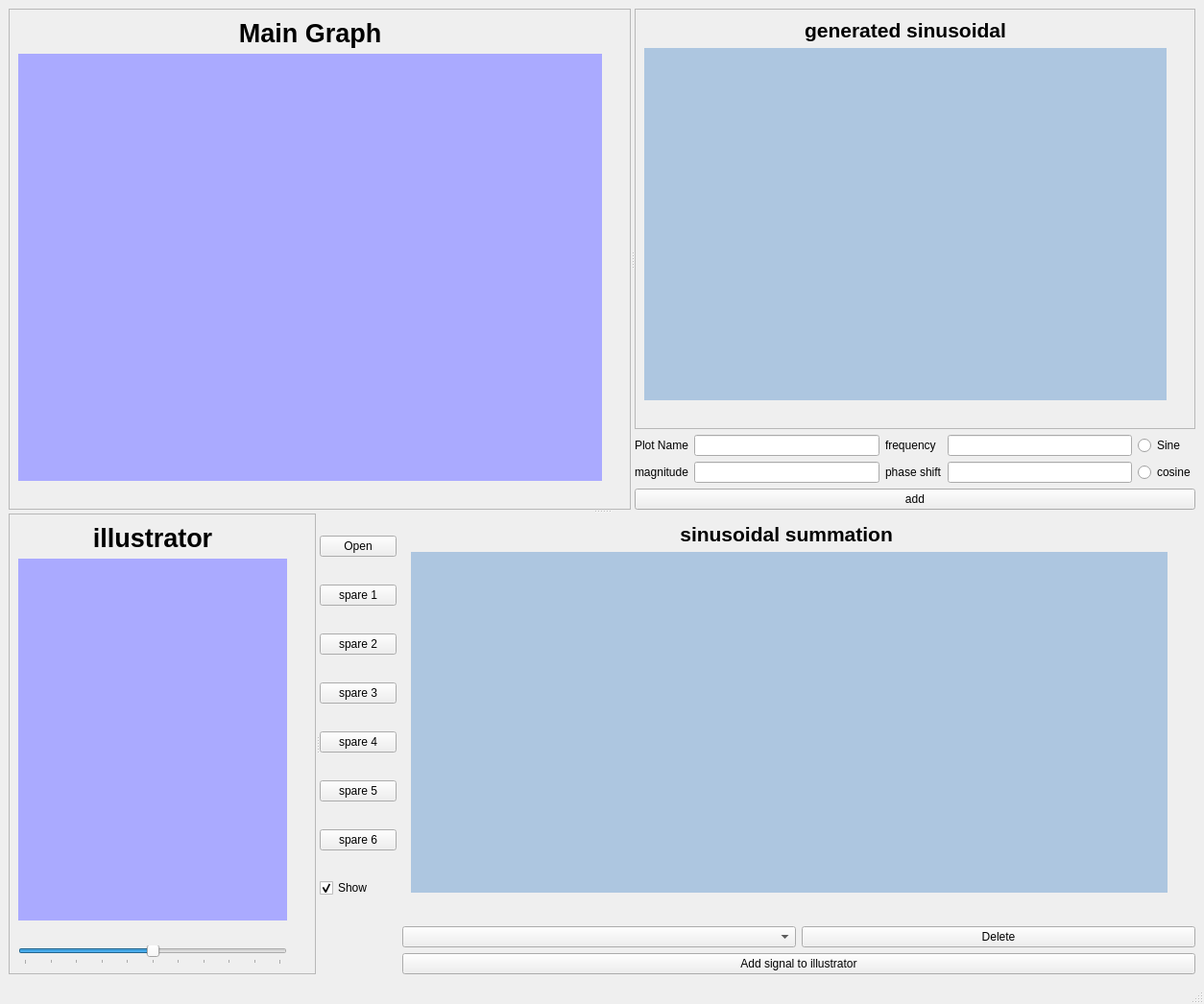
<?xml version="1.0" encoding="UTF-8"?>
<ui version="4.0">
 <class>MainWindow</class>
 <widget class="QMainWindow" name="MainWindow">
  <property name="geometry">
   <rect>
    <x>0</x>
    <y>0</y>
    <width>1254</width>
    <height>1046</height>
   </rect>
  </property>
  <property name="windowTitle">
   <string>MainWindow</string>
  </property>
  <widget class="QWidget" name="Main_centralwidget_for_layout">
   <layout class="QGridLayout" name="gridLayout_2">
    <item row="0" column="0">
     <widget class="QSplitter" name="splitter_vertically_from_middle_the_2_halfs_of_window">
      <property name="orientation">
       <enum>Qt::Vertical</enum>
      </property>
      <widget class="QSplitter" name="splitter_horzintally_between_mainGraph_and_generatedSinusoidal">
       <property name="orientation">
        <enum>Qt::Horizontal</enum>
       </property>
       <widget class="QFrame" name="frame_mainGraph">
        <property name="frameShape">
         <enum>QFrame::StyledPanel</enum>
        </property>
        <property name="frameShadow">
         <enum>QFrame::Raised</enum>
        </property>
        <layout class="QGridLayout" name="gridLayout_3">
         <item row="0" column="0">
          <widget class="QLabel" name="label_For_Main_graph">
           <property name="text">
            <string>&lt;html&gt;&lt;head/&gt;&lt;body&gt;&lt;p&gt;&lt;span style=&quot; font-size:20pt; font-weight:600;&quot;&gt;Main Graph&lt;/span&gt;&lt;/p&gt;&lt;/body&gt;&lt;/html&gt;</string>
           </property>
           <property name="alignment">
            <set>Qt::AlignCenter</set>
           </property>
          </widget>
         </item>
         <item row="1" column="0">
          <widget class="PlotWidget" name="signalWidget_mainGraph" native="true">
           <property name="styleSheet">
            <string notr="true">background-color: rgb(170, 170, 255);</string>
           </property>
          </widget>
         </item>
         <item row="1" column="1">
          <spacer name="verticalSpacer__for_MainGraph">
           <property name="orientation">
            <enum>Qt::Vertical</enum>
           </property>
           <property name="sizeHint" stdset="0">
            <size>
             <width>20</width>
             <height>313</height>
            </size>
           </property>
          </spacer>
         </item>
         <item row="2" column="0">
          <spacer name="horizontalSpacer_for_MainGraph">
           <property name="orientation">
            <enum>Qt::Horizontal</enum>
           </property>
           <property name="sizeHint" stdset="0">
            <size>
             <width>454</width>
             <height>20</height>
            </size>
           </property>
          </spacer>
         </item>
        </layout>
       </widget>
       <widget class="QWidget" name="layoutWidget">
        <layout class="QGridLayout" name="gridLayout_GeneratedSinusoidal">
         <item row="0" column="0">
          <widget class="QFrame" name="frame_for_generated_sinusoidal">
           <property name="frameShape">
            <enum>QFrame::StyledPanel</enum>
           </property>
           <property name="frameShadow">
            <enum>QFrame::Raised</enum>
           </property>
           <layout class="QGridLayout" name="gridLayout_4">
            <item row="0" column="0">
             <widget class="QLabel" name="label_For_generatedSinusoidal">
              <property name="text">
               <string>&lt;html&gt;&lt;head/&gt;&lt;body&gt;&lt;p&gt;&lt;span style=&quot; font-size:16pt; font-weight:600;&quot;&gt;generated sinusoidal&lt;/span&gt;&lt;/p&gt;&lt;/body&gt;&lt;/html&gt;</string>
              </property>
              <property name="alignment">
               <set>Qt::AlignCenter</set>
              </property>
             </widget>
            </item>
            <item row="1" column="0">
             <widget class="PlotWidget" name="Widget_Plotter" native="true">
              <property name="palette">
               <palette>
                <active>
                 <colorrole role="WindowText">
                  <brush brushstyle="SolidPattern">
                   <color alpha="255">
                    <red>0</red>
                    <green>0</green>
                    <blue>0</blue>
                   </color>
                  </brush>
                 </colorrole>
                 <colorrole role="Button">
                  <brush brushstyle="SolidPattern">
                   <color alpha="255">
                    <red>173</red>
                    <green>198</green>
                    <blue>224</blue>
                   </color>
                  </brush>
                 </colorrole>
                 <colorrole role="Light">
                  <brush brushstyle="SolidPattern">
                   <color alpha="255">
                    <red>255</red>
                    <green>255</green>
                    <blue>255</blue>
                   </color>
                  </brush>
                 </colorrole>
                 <colorrole role="Midlight">
                  <brush brushstyle="SolidPattern">
                   <color alpha="255">
                    <red>255</red>
                    <green>255</green>
                    <blue>255</blue>
                   </color>
                  </brush>
                 </colorrole>
                 <colorrole role="Dark">
                  <brush brushstyle="SolidPattern">
                   <color alpha="255">
                    <red>127</red>
                    <green>127</green>
                    <blue>127</blue>
                   </color>
                  </brush>
                 </colorrole>
                 <colorrole role="Mid">
                  <brush brushstyle="SolidPattern">
                   <color alpha="255">
                    <red>170</red>
                    <green>170</green>
                    <blue>170</blue>
                   </color>
                  </brush>
                 </colorrole>
                 <colorrole role="Text">
                  <brush brushstyle="SolidPattern">
                   <color alpha="255">
                    <red>0</red>
                    <green>0</green>
                    <blue>0</blue>
                   </color>
                  </brush>
                 </colorrole>
                 <colorrole role="BrightText">
                  <brush brushstyle="SolidPattern">
                   <color alpha="255">
                    <red>255</red>
                    <green>255</green>
                    <blue>255</blue>
                   </color>
                  </brush>
                 </colorrole>
                 <colorrole role="ButtonText">
                  <brush brushstyle="SolidPattern">
                   <color alpha="255">
                    <red>0</red>
                    <green>0</green>
                    <blue>0</blue>
                   </color>
                  </brush>
                 </colorrole>
                 <colorrole role="Base">
                  <brush brushstyle="SolidPattern">
                   <color alpha="255">
                    <red>173</red>
                    <green>198</green>
                    <blue>224</blue>
                   </color>
                  </brush>
                 </colorrole>
                 <colorrole role="Window">
                  <brush brushstyle="SolidPattern">
                   <color alpha="255">
                    <red>173</red>
                    <green>198</green>
                    <blue>224</blue>
                   </color>
                  </brush>
                 </colorrole>
                 <colorrole role="Shadow">
                  <brush brushstyle="SolidPattern">
                   <color alpha="255">
                    <red>0</red>
                    <green>0</green>
                    <blue>0</blue>
                   </color>
                  </brush>
                 </colorrole>
                 <colorrole role="AlternateBase">
                  <brush brushstyle="SolidPattern">
                   <color alpha="255">
                    <red>255</red>
                    <green>255</green>
                    <blue>255</blue>
                   </color>
                  </brush>
                 </colorrole>
                 <colorrole role="ToolTipBase">
                  <brush brushstyle="SolidPattern">
                   <color alpha="255">
                    <red>255</red>
                    <green>255</green>
                    <blue>220</blue>
                   </color>
                  </brush>
                 </colorrole>
                 <colorrole role="ToolTipText">
                  <brush brushstyle="SolidPattern">
                   <color alpha="255">
                    <red>0</red>
                    <green>0</green>
                    <blue>0</blue>
                   </color>
                  </brush>
                 </colorrole>
                </active>
                <inactive>
                 <colorrole role="WindowText">
                  <brush brushstyle="SolidPattern">
                   <color alpha="255">
                    <red>0</red>
                    <green>0</green>
                    <blue>0</blue>
                   </color>
                  </brush>
                 </colorrole>
                 <colorrole role="Button">
                  <brush brushstyle="SolidPattern">
                   <color alpha="255">
                    <red>173</red>
                    <green>198</green>
                    <blue>224</blue>
                   </color>
                  </brush>
                 </colorrole>
                 <colorrole role="Light">
                  <brush brushstyle="SolidPattern">
                   <color alpha="255">
                    <red>255</red>
                    <green>255</green>
                    <blue>255</blue>
                   </color>
                  </brush>
                 </colorrole>
                 <colorrole role="Midlight">
                  <brush brushstyle="SolidPattern">
                   <color alpha="255">
                    <red>255</red>
                    <green>255</green>
                    <blue>255</blue>
                   </color>
                  </brush>
                 </colorrole>
                 <colorrole role="Dark">
                  <brush brushstyle="SolidPattern">
                   <color alpha="255">
                    <red>127</red>
                    <green>127</green>
                    <blue>127</blue>
                   </color>
                  </brush>
                 </colorrole>
                 <colorrole role="Mid">
                  <brush brushstyle="SolidPattern">
                   <color alpha="255">
                    <red>170</red>
                    <green>170</green>
                    <blue>170</blue>
                   </color>
                  </brush>
                 </colorrole>
                 <colorrole role="Text">
                  <brush brushstyle="SolidPattern">
                   <color alpha="255">
                    <red>0</red>
                    <green>0</green>
                    <blue>0</blue>
                   </color>
                  </brush>
                 </colorrole>
                 <colorrole role="BrightText">
                  <brush brushstyle="SolidPattern">
                   <color alpha="255">
                    <red>255</red>
                    <green>255</green>
                    <blue>255</blue>
                   </color>
                  </brush>
                 </colorrole>
                 <colorrole role="ButtonText">
                  <brush brushstyle="SolidPattern">
                   <color alpha="255">
                    <red>0</red>
                    <green>0</green>
                    <blue>0</blue>
                   </color>
                  </brush>
                 </colorrole>
                 <colorrole role="Base">
                  <brush brushstyle="SolidPattern">
                   <color alpha="255">
                    <red>173</red>
                    <green>198</green>
                    <blue>224</blue>
                   </color>
                  </brush>
                 </colorrole>
                 <colorrole role="Window">
                  <brush brushstyle="SolidPattern">
                   <color alpha="255">
                    <red>173</red>
                    <green>198</green>
                    <blue>224</blue>
                   </color>
                  </brush>
                 </colorrole>
                 <colorrole role="Shadow">
                  <brush brushstyle="SolidPattern">
                   <color alpha="255">
                    <red>0</red>
                    <green>0</green>
                    <blue>0</blue>
                   </color>
                  </brush>
                 </colorrole>
                 <colorrole role="AlternateBase">
                  <brush brushstyle="SolidPattern">
                   <color alpha="255">
                    <red>255</red>
                    <green>255</green>
                    <blue>255</blue>
                   </color>
                  </brush>
                 </colorrole>
                 <colorrole role="ToolTipBase">
                  <brush brushstyle="SolidPattern">
                   <color alpha="255">
                    <red>255</red>
                    <green>255</green>
                    <blue>220</blue>
                   </color>
                  </brush>
                 </colorrole>
                 <colorrole role="ToolTipText">
                  <brush brushstyle="SolidPattern">
                   <color alpha="255">
                    <red>0</red>
                    <green>0</green>
                    <blue>0</blue>
                   </color>
                  </brush>
                 </colorrole>
                </inactive>
                <disabled>
                 <colorrole role="WindowText">
                  <brush brushstyle="SolidPattern">
                   <color alpha="255">
                    <red>127</red>
                    <green>127</green>
                    <blue>127</blue>
                   </color>
                  </brush>
                 </colorrole>
                 <colorrole role="Button">
                  <brush brushstyle="SolidPattern">
                   <color alpha="255">
                    <red>173</red>
                    <green>198</green>
                    <blue>224</blue>
                   </color>
                  </brush>
                 </colorrole>
                 <colorrole role="Light">
                  <brush brushstyle="SolidPattern">
                   <color alpha="255">
                    <red>255</red>
                    <green>255</green>
                    <blue>255</blue>
                   </color>
                  </brush>
                 </colorrole>
                 <colorrole role="Midlight">
                  <brush brushstyle="SolidPattern">
                   <color alpha="255">
                    <red>255</red>
                    <green>255</green>
                    <blue>255</blue>
                   </color>
                  </brush>
                 </colorrole>
                 <colorrole role="Dark">
                  <brush brushstyle="SolidPattern">
                   <color alpha="255">
                    <red>127</red>
                    <green>127</green>
                    <blue>127</blue>
                   </color>
                  </brush>
                 </colorrole>
                 <colorrole role="Mid">
                  <brush brushstyle="SolidPattern">
                   <color alpha="255">
                    <red>170</red>
                    <green>170</green>
                    <blue>170</blue>
                   </color>
                  </brush>
                 </colorrole>
                 <colorrole role="Text">
                  <brush brushstyle="SolidPattern">
                   <color alpha="255">
                    <red>127</red>
                    <green>127</green>
                    <blue>127</blue>
                   </color>
                  </brush>
                 </colorrole>
                 <colorrole role="BrightText">
                  <brush brushstyle="SolidPattern">
                   <color alpha="255">
                    <red>255</red>
                    <green>255</green>
                    <blue>255</blue>
                   </color>
                  </brush>
                 </colorrole>
                 <colorrole role="ButtonText">
                  <brush brushstyle="SolidPattern">
                   <color alpha="255">
                    <red>127</red>
                    <green>127</green>
                    <blue>127</blue>
                   </color>
                  </brush>
                 </colorrole>
                 <colorrole role="Base">
                  <brush brushstyle="SolidPattern">
                   <color alpha="255">
                    <red>173</red>
                    <green>198</green>
                    <blue>224</blue>
                   </color>
                  </brush>
                 </colorrole>
                 <colorrole role="Window">
                  <brush brushstyle="SolidPattern">
                   <color alpha="255">
                    <red>173</red>
                    <green>198</green>
                    <blue>224</blue>
                   </color>
                  </brush>
                 </colorrole>
                 <colorrole role="Shadow">
                  <brush brushstyle="SolidPattern">
                   <color alpha="255">
                    <red>0</red>
                    <green>0</green>
                    <blue>0</blue>
                   </color>
                  </brush>
                 </colorrole>
                 <colorrole role="AlternateBase">
                  <brush brushstyle="SolidPattern">
                   <color alpha="255">
                    <red>255</red>
                    <green>255</green>
                    <blue>255</blue>
                   </color>
                  </brush>
                 </colorrole>
                 <colorrole role="ToolTipBase">
                  <brush brushstyle="SolidPattern">
                   <color alpha="255">
                    <red>255</red>
                    <green>255</green>
                    <blue>220</blue>
                   </color>
                  </brush>
                 </colorrole>
                 <colorrole role="ToolTipText">
                  <brush brushstyle="SolidPattern">
                   <color alpha="255">
                    <red>0</red>
                    <green>0</green>
                    <blue>0</blue>
                   </color>
                  </brush>
                 </colorrole>
                </disabled>
               </palette>
              </property>
              <property name="styleSheet">
               <string notr="true">background-color: rgb(173, 198, 224);</string>
              </property>
             </widget>
            </item>
            <item row="2" column="0">
             <spacer name="horizontalSpacer__for_generated_sinusoidal">
              <property name="orientation">
               <enum>Qt::Horizontal</enum>
              </property>
              <property name="sizeHint" stdset="0">
               <size>
                <width>405</width>
                <height>20</height>
               </size>
              </property>
             </spacer>
            </item>
            <item row="1" column="1">
             <spacer name="verticalSpacer_for_generated_sinusoidal">
              <property name="orientation">
               <enum>Qt::Vertical</enum>
              </property>
              <property name="sizeHint" stdset="0">
               <size>
                <width>20</width>
                <height>198</height>
               </size>
              </property>
             </spacer>
            </item>
           </layout>
          </widget>
         </item>
         <item row="1" column="0">
          <layout class="QGridLayout" name="gridLayout_For_generating_sinusoidal">
           <item row="0" column="0">
            <widget class="QLabel" name="label_plotName">
             <property name="text">
              <string>Plot Name</string>
             </property>
            </widget>
           </item>
           <item row="0" column="1">
            <widget class="QLineEdit" name="lineEdit_plotName"/>
           </item>
           <item row="0" column="2">
            <widget class="QLabel" name="label_frequency">
             <property name="text">
              <string>frequency</string>
             </property>
            </widget>
           </item>
           <item row="0" column="3">
            <widget class="QLineEdit" name="LineEdit_ferquency"/>
           </item>
           <item row="0" column="4">
            <widget class="QRadioButton" name="radioButton_sine">
             <property name="text">
              <string>Sine</string>
             </property>
            </widget>
           </item>
           <item row="1" column="0">
            <widget class="QLabel" name="label_magnitude">
             <property name="text">
              <string>magnitude</string>
             </property>
            </widget>
           </item>
           <item row="1" column="1">
            <widget class="QLineEdit" name="lineEdit_magnitude"/>
           </item>
           <item row="1" column="2">
            <widget class="QLabel" name="label_phaseShift">
             <property name="text">
              <string>phase shift</string>
             </property>
            </widget>
           </item>
           <item row="1" column="3">
            <widget class="QLineEdit" name="lineEdit_phaseShift"/>
           </item>
           <item row="1" column="4">
            <widget class="QRadioButton" name="radioButton_cosine">
             <property name="text">
              <string>cosine</string>
             </property>
            </widget>
           </item>
           <item row="2" column="0" colspan="5">
            <widget class="QPushButton" name="add">
             <property name="text">
              <string>add</string>
             </property>
            </widget>
           </item>
          </layout>
         </item>
        </layout>
       </widget>
      </widget>
      <widget class="QSplitter" name="splitter_hozintally_between_illustrator_and_summation">
       <property name="orientation">
        <enum>Qt::Horizontal</enum>
       </property>
       <widget class="QFrame" name="frame_for_ilustrator">
        <property name="frameShape">
         <enum>QFrame::StyledPanel</enum>
        </property>
        <property name="frameShadow">
         <enum>QFrame::Raised</enum>
        </property>
        <layout class="QGridLayout" name="gridLayout">
         <item row="2" column="0">
          <spacer name="horizontalSpacer_for_ilustrator">
           <property name="orientation">
            <enum>Qt::Horizontal</enum>
           </property>
           <property name="sizeHint" stdset="0">
            <size>
             <width>40</width>
             <height>20</height>
            </size>
           </property>
          </spacer>
         </item>
         <item row="0" column="0">
          <widget class="QLabel" name="label_for_spectroGram">
           <property name="text">
            <string>&lt;html&gt;&lt;head/&gt;&lt;body&gt;&lt;p&gt;&lt;span style=&quot; font-size:20pt; font-weight:600;&quot;&gt; illustrator&lt;/span&gt;&lt;/p&gt;&lt;/body&gt;&lt;/html&gt;</string>
           </property>
           <property name="alignment">
            <set>Qt::AlignCenter</set>
           </property>
          </widget>
         </item>
         <item row="1" column="1">
          <spacer name="verticalSpacer_for_ilustrator">
           <property name="orientation">
            <enum>Qt::Vertical</enum>
           </property>
           <property name="sizeHint" stdset="0">
            <size>
             <width>20</width>
             <height>228</height>
            </size>
           </property>
          </spacer>
         </item>
         <item row="1" column="0">
          <widget class="PlotWidget" name="signalWidget2_ilustrator" native="true">
           <property name="styleSheet">
            <string notr="true">background-color: rgb(170, 170, 255);</string>
           </property>
          </widget>
         </item>
         <item row="3" column="0">
          <widget class="QSlider" name="horizontalSlider_for_ilustrator">
           <property name="maximum">
            <number>10</number>
           </property>
           <property name="pageStep">
            <number>1</number>
           </property>
           <property name="sliderPosition">
            <number>5</number>
           </property>
           <property name="orientation">
            <enum>Qt::Horizontal</enum>
           </property>
           <property name="tickPosition">
            <enum>QSlider::TicksBelow</enum>
           </property>
           <property name="tickInterval">
            <number>1</number>
           </property>
          </widget>
         </item>
        </layout>
       </widget>
       <widget class="QWidget" name="layoutWidget">
        <layout class="QGridLayout" name="gridLayout_for_sinusoidalSummation">
         <item row="0" column="0">
          <layout class="QVBoxLayout" name="verticalLayout_mainGraphButtons">
           <item>
            <widget class="QPushButton" name="Button_open">
             <property name="text">
              <string>Open</string>
             </property>
            </widget>
           </item>
           <item>
            <widget class="QPushButton" name="Spare_button">
             <property name="text">
              <string>spare 1</string>
             </property>
            </widget>
           </item>
           <item>
            <widget class="QPushButton" name="Spare_button_2">
             <property name="text">
              <string>spare 2</string>
             </property>
            </widget>
           </item>
           <item>
            <widget class="QPushButton" name="Spare_button_3">
             <property name="text">
              <string>spare 3</string>
             </property>
            </widget>
           </item>
           <item>
            <widget class="QPushButton" name="Spare_button_4">
             <property name="text">
              <string>spare 4</string>
             </property>
            </widget>
           </item>
           <item>
            <widget class="QPushButton" name="Spare_button_5">
             <property name="text">
              <string>spare 5</string>
             </property>
            </widget>
           </item>
           <item>
            <widget class="QPushButton" name="Spare_button_6">
             <property name="text">
              <string>spare 6</string>
             </property>
            </widget>
           </item>
           <item>
            <widget class="QCheckBox" name="checkBox_showhide">
             <property name="text">
              <string>Show</string>
             </property>
             <property name="checked">
              <bool>true</bool>
             </property>
             <property name="tristate">
              <bool>false</bool>
             </property>
            </widget>
           </item>
          </layout>
         </item>
         <item row="0" column="1">
          <widget class="QWidget" name="widget_singleuse_as_backGround_for_summation" native="true">
           <layout class="QGridLayout" name="gridLayout_5">
            <item row="0" column="0">
             <widget class="QLabel" name="label_For_summation">
              <property name="text">
               <string>&lt;html&gt;&lt;head/&gt;&lt;body&gt;&lt;p&gt;&lt;span style=&quot; font-size:16pt; font-weight:600;&quot;&gt;sinusoidal summation &lt;/span&gt;&lt;/p&gt;&lt;/body&gt;&lt;/html&gt;</string>
              </property>
              <property name="alignment">
               <set>Qt::AlignCenter</set>
              </property>
             </widget>
            </item>
            <item row="1" column="0">
             <widget class="PlotWidget" name="Widget_Adder" native="true">
              <property name="palette">
               <palette>
                <active>
                 <colorrole role="WindowText">
                  <brush brushstyle="SolidPattern">
                   <color alpha="255">
                    <red>0</red>
                    <green>0</green>
                    <blue>0</blue>
                   </color>
                  </brush>
                 </colorrole>
                 <colorrole role="Button">
                  <brush brushstyle="SolidPattern">
                   <color alpha="255">
                    <red>173</red>
                    <green>198</green>
                    <blue>224</blue>
                   </color>
                  </brush>
                 </colorrole>
                 <colorrole role="Light">
                  <brush brushstyle="SolidPattern">
                   <color alpha="255">
                    <red>255</red>
                    <green>255</green>
                    <blue>255</blue>
                   </color>
                  </brush>
                 </colorrole>
                 <colorrole role="Midlight">
                  <brush brushstyle="SolidPattern">
                   <color alpha="255">
                    <red>255</red>
                    <green>255</green>
                    <blue>255</blue>
                   </color>
                  </brush>
                 </colorrole>
                 <colorrole role="Dark">
                  <brush brushstyle="SolidPattern">
                   <color alpha="255">
                    <red>127</red>
                    <green>127</green>
                    <blue>127</blue>
                   </color>
                  </brush>
                 </colorrole>
                 <colorrole role="Mid">
                  <brush brushstyle="SolidPattern">
                   <color alpha="255">
                    <red>170</red>
                    <green>170</green>
                    <blue>170</blue>
                   </color>
                  </brush>
                 </colorrole>
                 <colorrole role="Text">
                  <brush brushstyle="SolidPattern">
                   <color alpha="255">
                    <red>0</red>
                    <green>0</green>
                    <blue>0</blue>
                   </color>
                  </brush>
                 </colorrole>
                 <colorrole role="BrightText">
                  <brush brushstyle="SolidPattern">
                   <color alpha="255">
                    <red>255</red>
                    <green>255</green>
                    <blue>255</blue>
                   </color>
                  </brush>
                 </colorrole>
                 <colorrole role="ButtonText">
                  <brush brushstyle="SolidPattern">
                   <color alpha="255">
                    <red>0</red>
                    <green>0</green>
                    <blue>0</blue>
                   </color>
                  </brush>
                 </colorrole>
                 <colorrole role="Base">
                  <brush brushstyle="SolidPattern">
                   <color alpha="255">
                    <red>173</red>
                    <green>198</green>
                    <blue>224</blue>
                   </color>
                  </brush>
                 </colorrole>
                 <colorrole role="Window">
                  <brush brushstyle="SolidPattern">
                   <color alpha="255">
                    <red>173</red>
                    <green>198</green>
                    <blue>224</blue>
                   </color>
                  </brush>
                 </colorrole>
                 <colorrole role="Shadow">
                  <brush brushstyle="SolidPattern">
                   <color alpha="255">
                    <red>0</red>
                    <green>0</green>
                    <blue>0</blue>
                   </color>
                  </brush>
                 </colorrole>
                 <colorrole role="AlternateBase">
                  <brush brushstyle="SolidPattern">
                   <color alpha="255">
                    <red>255</red>
                    <green>255</green>
                    <blue>255</blue>
                   </color>
                  </brush>
                 </colorrole>
                 <colorrole role="ToolTipBase">
                  <brush brushstyle="SolidPattern">
                   <color alpha="255">
                    <red>255</red>
                    <green>255</green>
                    <blue>220</blue>
                   </color>
                  </brush>
                 </colorrole>
                 <colorrole role="ToolTipText">
                  <brush brushstyle="SolidPattern">
                   <color alpha="255">
                    <red>0</red>
                    <green>0</green>
                    <blue>0</blue>
                   </color>
                  </brush>
                 </colorrole>
                </active>
                <inactive>
                 <colorrole role="WindowText">
                  <brush brushstyle="SolidPattern">
                   <color alpha="255">
                    <red>0</red>
                    <green>0</green>
                    <blue>0</blue>
                   </color>
                  </brush>
                 </colorrole>
                 <colorrole role="Button">
                  <brush brushstyle="SolidPattern">
                   <color alpha="255">
                    <red>173</red>
                    <green>198</green>
                    <blue>224</blue>
                   </color>
                  </brush>
                 </colorrole>
                 <colorrole role="Light">
                  <brush brushstyle="SolidPattern">
                   <color alpha="255">
                    <red>255</red>
                    <green>255</green>
                    <blue>255</blue>
                   </color>
                  </brush>
                 </colorrole>
                 <colorrole role="Midlight">
                  <brush brushstyle="SolidPattern">
                   <color alpha="255">
                    <red>255</red>
                    <green>255</green>
                    <blue>255</blue>
                   </color>
                  </brush>
                 </colorrole>
                 <colorrole role="Dark">
                  <brush brushstyle="SolidPattern">
                   <color alpha="255">
                    <red>127</red>
                    <green>127</green>
                    <blue>127</blue>
                   </color>
                  </brush>
                 </colorrole>
                 <colorrole role="Mid">
                  <brush brushstyle="SolidPattern">
                   <color alpha="255">
                    <red>170</red>
                    <green>170</green>
                    <blue>170</blue>
                   </color>
                  </brush>
                 </colorrole>
                 <colorrole role="Text">
                  <brush brushstyle="SolidPattern">
                   <color alpha="255">
                    <red>0</red>
                    <green>0</green>
                    <blue>0</blue>
                   </color>
                  </brush>
                 </colorrole>
                 <colorrole role="BrightText">
                  <brush brushstyle="SolidPattern">
                   <color alpha="255">
                    <red>255</red>
                    <green>255</green>
                    <blue>255</blue>
                   </color>
                  </brush>
                 </colorrole>
                 <colorrole role="ButtonText">
                  <brush brushstyle="SolidPattern">
                   <color alpha="255">
                    <red>0</red>
                    <green>0</green>
                    <blue>0</blue>
                   </color>
                  </brush>
                 </colorrole>
                 <colorrole role="Base">
                  <brush brushstyle="SolidPattern">
                   <color alpha="255">
                    <red>173</red>
                    <green>198</green>
                    <blue>224</blue>
                   </color>
                  </brush>
                 </colorrole>
                 <colorrole role="Window">
                  <brush brushstyle="SolidPattern">
                   <color alpha="255">
                    <red>173</red>
                    <green>198</green>
                    <blue>224</blue>
                   </color>
                  </brush>
                 </colorrole>
                 <colorrole role="Shadow">
                  <brush brushstyle="SolidPattern">
                   <color alpha="255">
                    <red>0</red>
                    <green>0</green>
                    <blue>0</blue>
                   </color>
                  </brush>
                 </colorrole>
                 <colorrole role="AlternateBase">
                  <brush brushstyle="SolidPattern">
                   <color alpha="255">
                    <red>255</red>
                    <green>255</green>
                    <blue>255</blue>
                   </color>
                  </brush>
                 </colorrole>
                 <colorrole role="ToolTipBase">
                  <brush brushstyle="SolidPattern">
                   <color alpha="255">
                    <red>255</red>
                    <green>255</green>
                    <blue>220</blue>
                   </color>
                  </brush>
                 </colorrole>
                 <colorrole role="ToolTipText">
                  <brush brushstyle="SolidPattern">
                   <color alpha="255">
                    <red>0</red>
                    <green>0</green>
                    <blue>0</blue>
                   </color>
                  </brush>
                 </colorrole>
                </inactive>
                <disabled>
                 <colorrole role="WindowText">
                  <brush brushstyle="SolidPattern">
                   <color alpha="255">
                    <red>127</red>
                    <green>127</green>
                    <blue>127</blue>
                   </color>
                  </brush>
                 </colorrole>
                 <colorrole role="Button">
                  <brush brushstyle="SolidPattern">
                   <color alpha="255">
                    <red>173</red>
                    <green>198</green>
                    <blue>224</blue>
                   </color>
                  </brush>
                 </colorrole>
                 <colorrole role="Light">
                  <brush brushstyle="SolidPattern">
                   <color alpha="255">
                    <red>255</red>
                    <green>255</green>
                    <blue>255</blue>
                   </color>
                  </brush>
                 </colorrole>
                 <colorrole role="Midlight">
                  <brush brushstyle="SolidPattern">
                   <color alpha="255">
                    <red>255</red>
                    <green>255</green>
                    <blue>255</blue>
                   </color>
                  </brush>
                 </colorrole>
                 <colorrole role="Dark">
                  <brush brushstyle="SolidPattern">
                   <color alpha="255">
                    <red>127</red>
                    <green>127</green>
                    <blue>127</blue>
                   </color>
                  </brush>
                 </colorrole>
                 <colorrole role="Mid">
                  <brush brushstyle="SolidPattern">
                   <color alpha="255">
                    <red>170</red>
                    <green>170</green>
                    <blue>170</blue>
                   </color>
                  </brush>
                 </colorrole>
                 <colorrole role="Text">
                  <brush brushstyle="SolidPattern">
                   <color alpha="255">
                    <red>127</red>
                    <green>127</green>
                    <blue>127</blue>
                   </color>
                  </brush>
                 </colorrole>
                 <colorrole role="BrightText">
                  <brush brushstyle="SolidPattern">
                   <color alpha="255">
                    <red>255</red>
                    <green>255</green>
                    <blue>255</blue>
                   </color>
                  </brush>
                 </colorrole>
                 <colorrole role="ButtonText">
                  <brush brushstyle="SolidPattern">
                   <color alpha="255">
                    <red>127</red>
                    <green>127</green>
                    <blue>127</blue>
                   </color>
                  </brush>
                 </colorrole>
                 <colorrole role="Base">
                  <brush brushstyle="SolidPattern">
                   <color alpha="255">
                    <red>173</red>
                    <green>198</green>
                    <blue>224</blue>
                   </color>
                  </brush>
                 </colorrole>
                 <colorrole role="Window">
                  <brush brushstyle="SolidPattern">
                   <color alpha="255">
                    <red>173</red>
                    <green>198</green>
                    <blue>224</blue>
                   </color>
                  </brush>
                 </colorrole>
                 <colorrole role="Shadow">
                  <brush brushstyle="SolidPattern">
                   <color alpha="255">
                    <red>0</red>
                    <green>0</green>
                    <blue>0</blue>
                   </color>
                  </brush>
                 </colorrole>
                 <colorrole role="AlternateBase">
                  <brush brushstyle="SolidPattern">
                   <color alpha="255">
                    <red>255</red>
                    <green>255</green>
                    <blue>255</blue>
                   </color>
                  </brush>
                 </colorrole>
                 <colorrole role="ToolTipBase">
                  <brush brushstyle="SolidPattern">
                   <color alpha="255">
                    <red>255</red>
                    <green>255</green>
                    <blue>220</blue>
                   </color>
                  </brush>
                 </colorrole>
                 <colorrole role="ToolTipText">
                  <brush brushstyle="SolidPattern">
                   <color alpha="255">
                    <red>0</red>
                    <green>0</green>
                    <blue>0</blue>
                   </color>
                  </brush>
                 </colorrole>
                </disabled>
               </palette>
              </property>
              <property name="styleSheet">
               <string notr="true">background-color: rgb(173, 198, 224);</string>
              </property>
             </widget>
            </item>
            <item row="1" column="1">
             <spacer name="verticalSpacer_for_summation">
              <property name="orientation">
               <enum>Qt::Vertical</enum>
              </property>
              <property name="sizeHint" stdset="0">
               <size>
                <width>20</width>
                <height>233</height>
               </size>
              </property>
             </spacer>
            </item>
            <item row="2" column="0">
             <spacer name="horizontalSpacer_for_sumamtion">
              <property name="orientation">
               <enum>Qt::Horizontal</enum>
              </property>
              <property name="sizeHint" stdset="0">
               <size>
                <width>346</width>
                <height>20</height>
               </size>
              </property>
             </spacer>
            </item>
           </layout>
          </widget>
         </item>
         <item row="1" column="1">
          <layout class="QGridLayout" name="gridLayout_For_sunusoidalSummation">
           <item row="1" column="0" colspan="2">
            <widget class="QPushButton" name="Button_confirmation">
             <property name="text">
              <string>Add signal to illustrator</string>
             </property>
            </widget>
           </item>
           <item row="0" column="0">
            <widget class="QComboBox" name="Combobox_signal"/>
           </item>
           <item row="0" column="1">
            <widget class="QPushButton" name="Button_delete">
             <property name="text">
              <string>Delete</string>
             </property>
            </widget>
           </item>
          </layout>
         </item>
        </layout>
       </widget>
      </widget>
     </widget>
    </item>
   </layout>
  </widget>
  <widget class="QMenuBar" name="menubar">
   <property name="geometry">
    <rect>
     <x>0</x>
     <y>0</y>
     <width>1254</width>
     <height>21</height>
    </rect>
   </property>
  </widget>
  <widget class="QStatusBar" name="statusbar"/>
 </widget>
 <customwidgets>
  <customwidget>
   <class>PlotWidget</class>
   <extends>QWidget</extends>
   <header location="global">pyqtgraph</header>
   <container>1</container>
  </customwidget>
 </customwidgets>
 <resources/>
 <connections/>
</ui>
